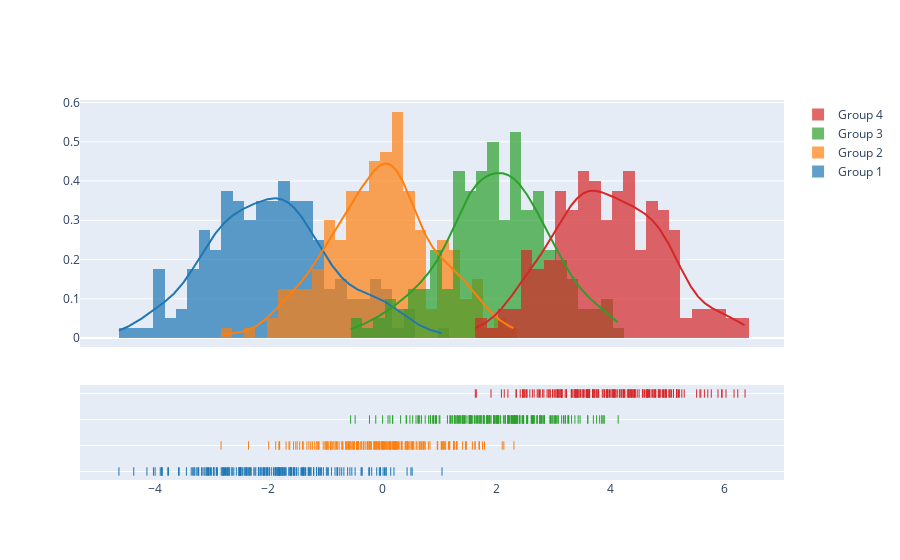

Notebook cell for this chart:
### Code cell
import plotly.figure_factory as ff

# Add histogram data
x1 = np.random.randn(200) - 2
x2 = np.random.randn(200)
x3 = np.random.randn(200) + 2
x4 = np.random.randn(200) + 4

# Group data together
hist_data = [x1, x2, x3, x4]

group_labels = ['Group 1', 'Group 2', 'Group 3', 'Group 4']

# Create distplot with custom bin_size
fig = ff.create_distplot(hist_data, group_labels, bin_size=.2)
fig.show()

### Figure 1 — Plotly figure (JSON) as saved in the notebook; plotly's stock layout.template omitted (floating-point values rounded to 4 significant figures; data arrays with more than 128 entries replaced by an {"elided": "..."} marker saying what was removed)
{"data": [{"autobinx": false, "histnorm": "probability density", "legendgroup": "Group 1", "marker": {"color": "rgb(31, 119, 180)"}, "name": "Group 1", "opacity": 0.7, "type": "histogram", "x": {"elided": "200 float values"}, "xaxis": "x", "xbins": {"end": 1.048, "size": 0.2, "start": -4.625}, "yaxis": "y"}, {"autobinx": false, "histnorm": "probability density", "legendgroup": "Group 2", "marker": {"color": "rgb(255, 127, 14)"}, "name": "Group 2", "opacity": 0.7, "type": "histogram", "x": {"elided": "200 float values"}, "xaxis": "x", "xbins": {"end": 2.311, "size": 0.2, "start": -2.832}, "yaxis": "y"}, {"autobinx": false, "histnorm": "probability density", "legendgroup": "Group 3", "marker": {"color": "rgb(44, 160, 44)"}, "name": "Group 3", "opacity": 0.7, "type": "histogram", "x": {"elided": "200 float values"}, "xaxis": "x", "xbins": {"end": 4.142, "size": 0.2, "start": -0.5565}, "yaxis": "y"}, {"autobinx": false, "histnorm": "probability density", "legendgroup": "Group 4", "marker": {"color": "rgb(214, 39, 40)"}, "name": "Group 4", "opacity": 0.7, "type": "histogram", "x": {"elided": "200 float values"}, "xaxis": "x", "xbins": {"end": 6.37, "size": 0.2, "start": 1.633}, "yaxis": "y"}, {"legendgroup": "Group 1", "marker": {"color": "rgb(31, 119, 180)"}, "mode": "lines", "name": "Group 1", "showlegend": false, "type": "scatter", "x": {"elided": "500 float values"}, "xaxis": "x", "y": {"elided": "500 float values"}, "yaxis": "y"}, {"legendgroup": "Group 2", "marker": {"color": "rgb(255, 127, 14)"}, "mode": "lines", "name": "Group 2", "showlegend": false, "type": "scatter", "x": {"elided": "500 float values"}, "xaxis": "x", "y": {"elided": "500 float values"}, "yaxis": "y"}, {"legendgroup": "Group 3", "marker": {"color": "rgb(44, 160, 44)"}, "mode": "lines", "name": "Group 3", "showlegend": false, "type": "scatter", "x": {"elided": "500 float values"}, "xaxis": "x", "y": {"elided": "500 float values"}, "yaxis": "y"}, {"legendgroup": "Group 4", "marker": {"color": "rgb(214, 39, 40)"}, "mode": "lines", "name": "Group 4", "showlegend": false, "type": "scatter", "x": {"elided": "500 float values"}, "xaxis": "x", "y": {"elided": "500 float values"}, "yaxis": "y"}, {"legendgroup": "Group 1", "marker": {"color": "rgb(31, 119, 180)", "symbol": "line-ns-open"}, "mode": "markers", "name": "Group 1", "showlegend": false, "type": "scatter", "x": {"elided": "200 float values"}, "xaxis": "x", "y": {"elided": "200 str values"}, "yaxis": "y2"}, {"legendgroup": "Group 2", "marker": {"color": "rgb(255, 127, 14)", "symbol": "line-ns-open"}, "mode": "markers", "name": "Group 2", "showlegend": false, "type": "scatter", "x": {"elided": "200 float values"}, "xaxis": "x", "y": {"elided": "200 str values"}, "yaxis": "y2"}, {"legendgroup": "Group 3", "marker": {"color": "rgb(44, 160, 44)", "symbol": "line-ns-open"}, "mode": "markers", "name": "Group 3", "showlegend": false, "type": "scatter", "x": {"elided": "200 float values"}, "xaxis": "x", "y": {"elided": "200 str values"}, "yaxis": "y2"}, {"legendgroup": "Group 4", "marker": {"color": "rgb(214, 39, 40)", "symbol": "line-ns-open"}, "mode": "markers", "name": "Group 4", "showlegend": false, "type": "scatter", "x": {"elided": "200 float values"}, "xaxis": "x", "y": {"elided": "200 str values"}, "yaxis": "y2"}], "layout": {"barmode": "overlay", "hovermode": "closest", "legend": {"traceorder": "reversed"}, "xaxis": {"anchor": "y2", "domain": [0.0, 1.0], "zeroline": false}, "yaxis": {"anchor": "free", "domain": [0.35, 1], "position": 0.0}, "yaxis2": {"anchor": "x", "domain": [0, 0.25], "dtick": 1, "showticklabels": false}}}
